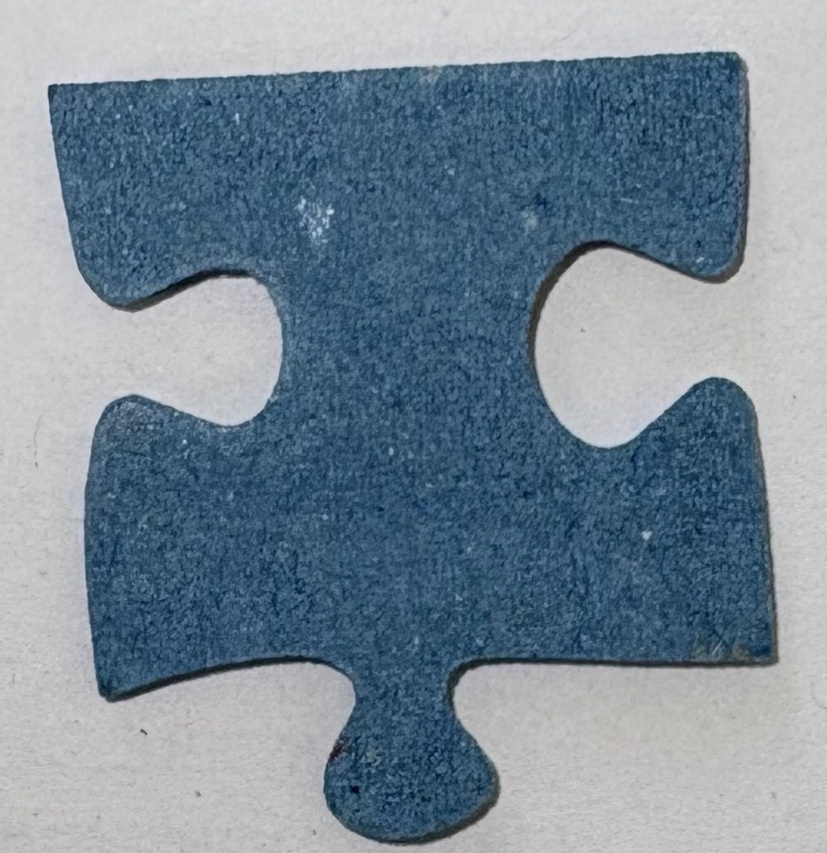
#> input picture resources/n_pieces_ensembles/Test_4_pieces_2.jpg, 827 x 853 px, shrunk from 1159 x 1195 before the run, found by its file name
$ python reconnaissance_piece_vf.py
#> lines starting #> are read from the running program, lines starting #| are printed output that depends on the picture; after the words box and inside, x2 and y2 are one past the last pixel; in counts of white or black regions, pixels touching at a corner belong together
"""
Analyse d'une pièce de puzzle à partir d'une photo.

Étapes :
1. Segmentation de la pièce par couleur (masque HSV calibré automatiquement).
2. Nettoyage du masque (ouverture/fermeture morphologique, remplissage des trous).
3. Extraction du contour et détection des coins (courbure locale).
4. Découpage du contour en segments (un par côté de la pièce).
5. Ajustement d'une spline sur chaque segment.
6. Normalisation de chaque segment dans un repère coin-à-coin, pour pouvoir
   comparer la forme des côtés entre pièces différentes.
"""

import numpy as np
import matplotlib.pyplot as plt
from matplotlib import image
from scipy import ndimage
from scipy.interpolate import splprep, splev
from skimage.feature import corner_harris, corner_peaks
from skimage import measure
from skimage.color import rgb2hsv


# ----------------------------------------------------------------------
# Configuration
# ----------------------------------------------------------------------

FICHIER_IMAGE = "./resources/n_pieces_ensembles/Test_4_pieces_2.jpg"
AFFICHER_GRAPHIQUES = True  # passe à False pour désactiver tous les plt.show()

# Paramètres de calibration du masque bleu
SAT_MIN = 0.20
VAL_MIN = 0.20
LARGEUR_HUE = 0.06

# Paramètres de détection des coins / segments
NB_COINS = 4
SEUIL_COURBURE = 10       # nb de voisins pris en compte de chaque côté d'un point
DISTANCE_MIN_COINS = 500  # distance min entre deux coins retenus


# ----------------------------------------------------------------------
# 1. Chargement de l'image et masque de couleur
# ----------------------------------------------------------------------

def charger_image(chemin):
    """Charge l'image et renvoie les canaux HSV (RGB seulement, sans alpha)."""
    img = image.imread(chemin)
    img_hsv = rgb2hsv(img[:, :, :3])
    return img, img_hsv[:, :, 0], img_hsv[:, :, 1], img_hsv[:, :, 2]


def creer_masque_bleu(img_h, img_s, img_v, sat_min=SAT_MIN, val_min=VAL_MIN,
                       largeur_hue=LARGEUR_HUE):
    """Construit un masque binaire de la pièce en calibrant automatiquement
    la teinte dominante parmi les pixels suffisamment saturés."""
    candidat = (img_s > sat_min) & (img_v > val_min)
    if not np.any(candidat):
        raise ValueError("Aucun pixel suffisamment saturé pour calibrer le masque.")

    h_candidats = img_h[candidat]
    hist, bins = np.histogram(h_candidats, bins=60, range=(0.0, 1.0))
    i_pic = np.argmax(hist)
    h_centre = 0.5 * (bins[i_pic] + bins[i_pic + 1])

    masque = candidat & (np.abs(img_h - h_centre) <= largeur_hue)
    return masque, h_centre


# ----------------------------------------------------------------------
# 2. Nettoyage du masque
# ----------------------------------------------------------------------

def nettoyer_masque(masque):
    """Enlève le bruit, lisse le contour, ne garde que la plus grande
    composante connexe et comble les trous internes."""
    masque_propre = ndimage.binary_opening(masque, structure=np.ones((3, 3)))
    masque_propre = ndimage.binary_closing(masque_propre, structure=np.ones((20, 20)))

    labels, nb = ndimage.label(masque_propre)
    tailles = ndimage.sum(masque_propre, labels, range(1, nb + 1))
    if len(tailles) == 0:
        raise ValueError("Aucune composante détectée : ajuste les seuils HSV du masque.")

    plus_grande = np.argmax(tailles) + 1
    masque_piece = labels == plus_grande

    masque_final = ndimage.binary_fill_holes(masque_piece)
    return masque_final


def extraire_bord(masque_final):
    """Renvoie les coordonnées (X, Y) des pixels de bord du masque."""
    masque_erode = ndimage.binary_erosion(masque_final)
    bord = masque_final & ~masque_erode

    X, Y = np.nonzero(bord)
    return bord, list(X), list(Y)


# ----------------------------------------------------------------------
# 3. Contour et détection des coins
# ----------------------------------------------------------------------

def detecter_coins_harris(masque_final, min_distance=150, threshold_rel=0.1):
    """Détection de coins par la méthode de Harris (donne un premier
    ensemble de candidats, affiné ensuite par courbure)."""
    reponse = corner_harris(masque_final.astype(float))
    coins = corner_peaks(reponse, min_distance=min_distance, threshold_rel=threshold_rel)
    return coins


def extraire_contour_principal(masque_final):
    """Renvoie le plus long contour détecté dans le masque."""
    contours = measure.find_contours(masque_final, level=0.5)
    return max(contours, key=len)


def lisser_contour(contour, sigma=7):
    """Lisse un contour fermé par filtre gaussien (wrap autour de la boucle)."""
    contour_ferme = np.vstack([contour, contour[:1]])
    row_lisse = ndimage.gaussian_filter1d(contour_ferme[:, 0], sigma=sigma, mode="wrap")[:-1]
    col_lisse = ndimage.gaussian_filter1d(contour_ferme[:, 1], sigma=sigma, mode="wrap")[:-1]
    return np.column_stack([row_lisse, col_lisse])


def trouver_indice(contour, point):
    """Indice du point du contour le plus proche d'un point donné."""
    distances = np.sqrt((contour[:, 0] - point[0]) ** 2 + (contour[:, 1] - point[1]) ** 2)
    return np.argmin(distances)


def score_courbure(contour, index, seuil):
    """Score de courbure locale au point `index`, basé sur le produit
    scalaire entre les vecteurs vers les voisins gauche/droite."""
    n = len(contour)
    p = contour[index]
    score = 0.0
    for j in range(1, seuil + 1):
        i_gauche = (index - j) % n
        i_droite = (index + j) % n
        score += abs(
            (contour[i_gauche][0] - p[0]) * (contour[i_droite][0] - p[0])
            + (contour[i_gauche][1] - p[1]) * (contour[i_droite][1] - p[1])
        )
    return score


def trouver_minima_locaux(scores, rayon=5):
    """Renvoie les indices des minima locaux d'une courbe 1D cyclique."""
    n = len(scores)
    minima = []
    for i in range(n):
        indices = [(i + k) % n for k in range(-rayon, rayon + 1)]
        if scores[i] == np.min(scores[indices]):
            minima.append(i)
    return np.array(minima, dtype=int)


def max_courbure(contour, points, seuil, distance_min, nb_coins=NB_COINS,
                 contour_score=None):
    """Sélectionne les `nb_coins` points de plus forte courbure parmi
    `points`, en imposant une distance minimale entre eux.

    La sélection n'est pas strictement greedy : si un meilleur point arrive
    dans la même zone qu'un point déjà retenu, il peut le remplacer.
    """
    if len(points) == 0:
        return np.array([]), np.array([])

    contour_pour_score = contour if contour_score is None else contour_score
    scores = np.array([score_courbure(contour_pour_score, index, seuil) for index in points])
    ordre = np.argsort(scores)

    selection = []

    for pos in ordre:
        index = int(points[pos])
        point = contour[index]
        score = float(scores[pos])

        proches = [k for k, item in enumerate(selection)
                   if np.sqrt((item["point"][0] - point[0]) ** 2 + (item["point"][1] - point[1]) ** 2) < distance_min]

        if proches:
            k_pire = max(proches, key=lambda k: selection[k]["score"])
            if score < selection[k_pire]["score"]:
                selection[k_pire] = {"index": index, "point": point, "score": score}
        elif len(selection) < nb_coins:
            selection.append({"index": index, "point": point, "score": score})
        elif score < max(selection, key=lambda item: item["score"])["score"]:
            k_pire = max(range(len(selection)), key=lambda k: selection[k]["score"])
            selection[k_pire] = {"index": index, "point": point, "score": score}

    selection.sort(key=lambda item: item["index"])
    points_filtres = np.array([item["point"] for item in selection])
    i_filtres = np.array([item["index"] for item in selection], dtype=int)
    return points_filtres, i_filtres


# ----------------------------------------------------------------------
# 4. Découpage en segments
# ----------------------------------------------------------------------

def extraire_segments(contour, indices):
    """Découpe le contour en segments entre coins consécutifs (boucle)."""
    segments = []
    n = len(indices)
    for k in range(n):
        i_debut = indices[k]
        i_fin = indices[(k + 1) % n]
        if i_fin > i_debut:
            segment = contour[i_debut:i_fin + 1]
        else:
            segment = np.vstack([contour[i_debut:], contour[:i_fin + 1]])
        segments.append(segment)
    return segments


# ----------------------------------------------------------------------
# 5. Ajustement de splines
# ----------------------------------------------------------------------

def nettoyer_doublons_consecutifs(segment):
    """Enlève les points consécutifs identiques (requis par splprep)."""
    garder = [segment[0]]
    for p in segment[1:]:
        if not np.array_equal(p, garder[-1]):
            garder.append(p)
    return np.array(garder)


def ajuster_spline_segment(segment, lissage=0):
    """Ajuste une spline paramétrique (x(u), y(u)) sur un segment."""
    segment = nettoyer_doublons_consecutifs(segment)
    x = segment[:, 1]
    y = segment[:, 0]
    tck, u = splprep([x, y], s=lissage)
    return tck


# ----------------------------------------------------------------------
# 6. Normalisation coin-à-coin
# ----------------------------------------------------------------------

def normaliser_segment(segment):
    """Exprime un segment dans un repère où le premier coin est l'origine
    et l'axe (along) relie les deux coins du segment. Les deux coordonnées
    sont normalisées par la longueur du côté, ce qui rend les segments
    comparables entre eux sans amplifier artificiellement les côtés plats."""
    x = segment[:, 1].astype(float)
    y = segment[:, 0].astype(float)

    x0, y0 = x[0], y[0]
    x1, y1 = x[-1], y[-1]

    px = x - x0
    py = y - y0

    vx, vy = x1 - x0, y1 - y0
    longueur = np.sqrt(vx ** 2 + vy ** 2)
    vx, vy = vx / longueur, vy / longueur

    along = px * vx + py * vy
    height = px * vy - py * vx

    if longueur > 0:
        along = along / longueur
        height = height / longueur

    return np.column_stack([along, height])


# [212 lines left out: functions _reechantillonner_normalise, comparer_splines, trouver_correspondances_bords, meilleure_correspondance_par_bord, afficher_correspondances, afficher_contour_simplifie, not called in this run]


def afficher_segments(segments, coins_finaux):
    plt.figure()
    couleurs = ['red', 'blue', 'green', 'orange']
    for seg, c in zip(segments, couleurs):
        plt.plot(seg[:, 1], seg[:, 0], '.', markersize=2, color=c)
    plt.scatter(coins_finaux[:, 1], coins_finaux[:, 0], color='black', s=80, zorder=5)
    plt.axis("equal")
    plt.gca().invert_yaxis()
    plt.title("Segments entre coins")
    plt.show()


def afficher_contour_lisse_avec_coins(contour_lisse, coins_finaux):
    plt.figure()
    plt.plot(contour_lisse[:, 1], contour_lisse[:, 0], '.', color='steelblue')
    plt.scatter(coins_finaux[:, 1], coins_finaux[:, 0], color='black', s=80, zorder=5)
    plt.axis("equal")
    plt.gca().invert_yaxis()
    plt.title("Contour lisse avec coins")
    plt.show()


def afficher_splines(segments, splines):
    plt.figure()
    for seg, tck in zip(segments, splines):
        u_fin = np.linspace(0, 1, 200)
        x_fit, y_fit = splev(u_fin, tck)
        plt.plot(seg[:, 1], seg[:, 0], '.', markersize=2, alpha=0.3)
        plt.plot(x_fit, y_fit, '-', linewidth=2)
    plt.axis("equal")
    plt.gca().invert_yaxis()
    plt.title("Splines ajustées")
    plt.show()


def afficher_segments_normalises(segments):
    plt.figure()
    for i, seg in enumerate(segments):
        seg_norm = normaliser_segment(seg)
        plt.plot(seg_norm[:, 0], seg_norm[:, 1], label=f"Segment {i}")
    plt.axhline(0, color='black', linewidth=0.8, linestyle='--')
    plt.legend()
    plt.title("Segments normalisés (repère coin-à-coin)")
    plt.show()


# ----------------------------------------------------------------------
# Pipeline principal
# ----------------------------------------------------------------------

def analyser_piece(fichier_image=FICHIER_IMAGE, afficher=AFFICHER_GRAPHIQUES):
#> called with afficher = True
    img, img_h, img_s, img_v = charger_image(fichier_image)
#> in charger_image, img is the input picture: shape (853, 827, 3); mean R, G, B 119.7, 136.5, 150.6
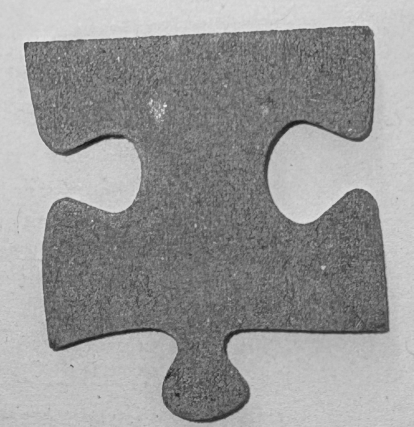
#> img_v: shape (853, 827) float64 (shown at 1/2 size); min 0.0588, max 0.949, mean 0.592

    masque, h_centre = creer_masque_bleu(img_h, img_s, img_v)
#> in creer_masque_bleu, `candidat = (img_s > sat_min) & (img_v > val_min)`:
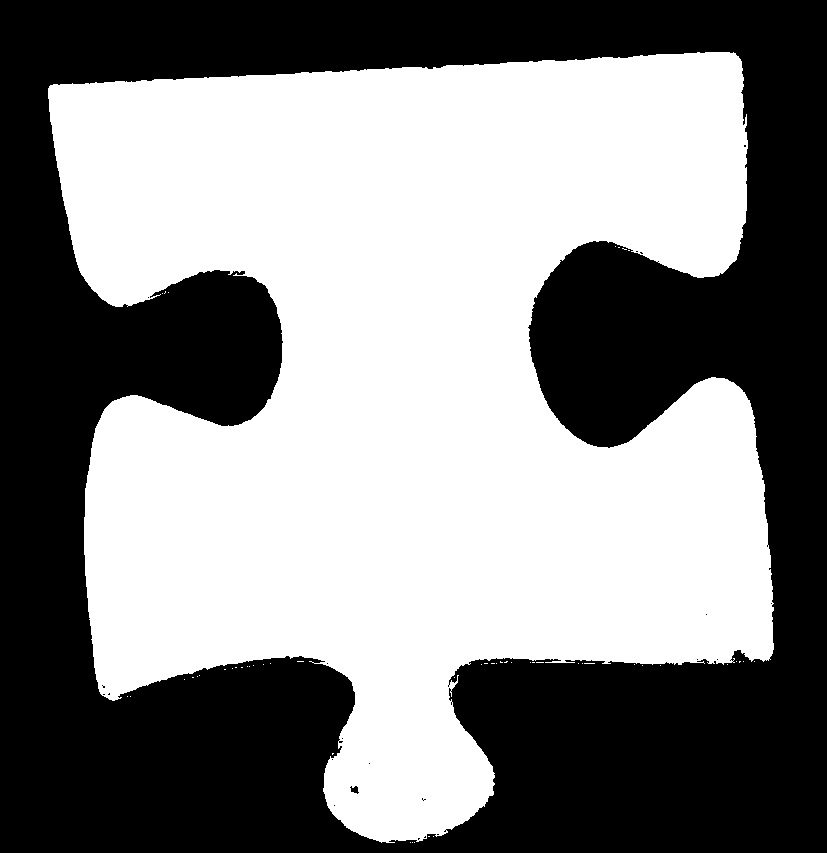
#> candidat: shape (853, 827) bool; 52.6% white; 22 black regions (20 under 20 px), largest, box (x1, y1, x2, y2) and area: (0, 0, 827, 853) 334566, (350, 786, 359, 794) 43
#> in creer_masque_bleu, `hist, bins = np.histogram(h_candidats, bins=60, range=(0.0, 1.0))`: hist = 60 values, max 347576 at index 34, min 0 at index 0, mean 6179.6; bins = 61 values from 0 to 1
#> in creer_masque_bleu, `i_pic = np.argmax(hist)`: i_pic = 34
#> in creer_masque_bleu, `h_centre = 0.5 * (bins[i_pic] + bins[i_pic + 1])`: h_centre = 0.575
#> h_centre = 0.575
    print(f"Teinte bleue détectée automatiquement : {h_centre:.3f}")
#| Teinte bleue détectée automatiquement : 0.575

    masque_final = nettoyer_masque(masque)
#> in nettoyer_masque, `labels, nb = ndimage.label(masque_propre)`: nb = 1
#> in nettoyer_masque, `tailles = ndimage.sum(masque_propre, labels, range(1, nb + 1))`: tailles = [371110]
#> in nettoyer_masque, `plus_grande = np.argmax(tailles) + 1`: plus_grande = 1
    _, X, Y = extraire_bord(masque_final)
#> in extraire_bord, `bord = masque_final & ~masque_erode`:
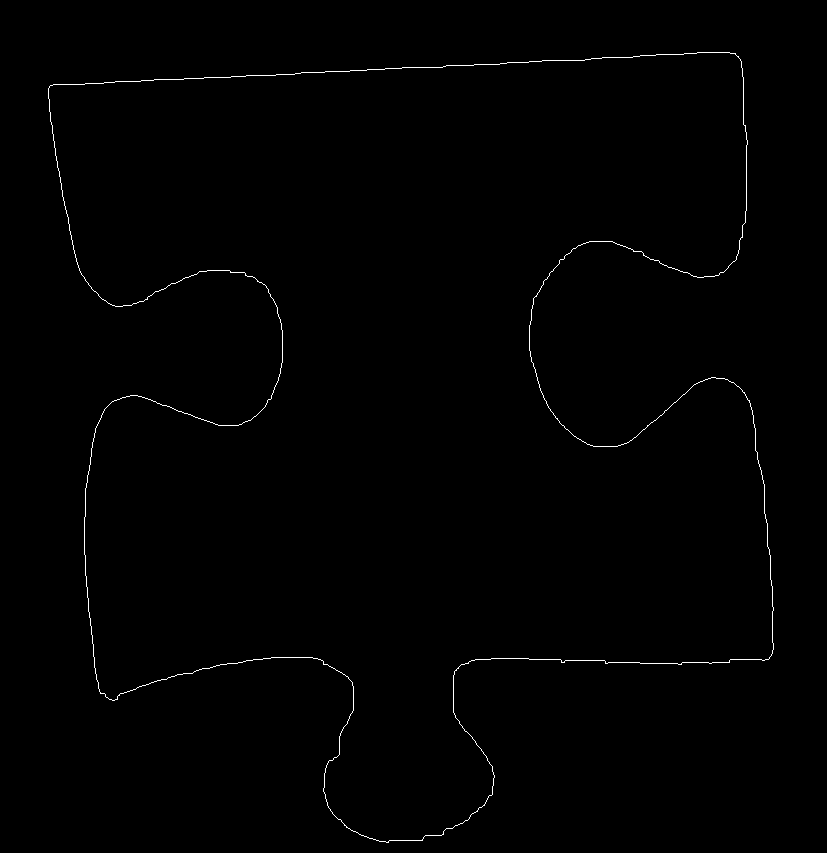
#> bord: shape (853, 827) bool; 0.52% white in thin lines or dots, all inside (x1, y1, x2, y2) = (48, 52, 774, 843)
#> in extraire_bord, `X, Y = np.nonzero(bord)`: X = 3680 values from 52 to 842; Y = 3680 values, max 773 at index 2517, min 48 at index 723, mean 416.2
#> X = 3680 values from 52 to 842

    coins_harris = detecter_coins_harris(masque_final)
#> in detecter_coins_harris, `reponse = corner_harris(masque_final.astype(float))`:
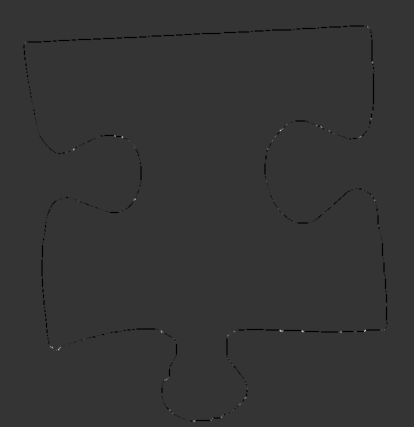
#> reponse: shape (853, 827) float64 (shown at 1/2 size); min -5.26, max 20.26, mean 0; drawn with min black and max white
#> in detecter_coins_harris, `coins = corner_peaks(reponse, min_distance=min_distance, threshold_rel..`: coins = [[663, 605], [664, 323], [260, 560], [398, 270]]
#> coins_harris = [[663, 605], [664, 323], [260, 560], [398, 270]]
    print(f"{len(coins_harris)} coins détectés (Harris)")
#| 4 coins détectés (Harris)

    contour_principal = extraire_contour_principal(masque_final)
#> in extraire_contour_principal, `contours = measure.find_contours(masque_final, level=0.5)`: contours = 1 point arrays, longest 4461 points
#> contour_principal = 4461 pairs, first value 51.5 to 842.5, second value 47.5 to 773.5
    contour_lisse = lisser_contour(contour_principal, sigma=10)
#> in lisser_contour, `contour_ferme = np.vstack([contour, contour[:1]])`: contour_ferme = 4462 pairs, first value 51.5 to 842.5, second value 47.5 to 773.5
#> in lisser_contour, `row_lisse = ndimage.gaussian_filter1d(contour_ferme[:, 0], sigma=sigma..`: row_lisse = 4461 values, max 841.1 at index 0, min 51.61 at index 2470, mean 412.9
#> in lisser_contour, `col_lisse = ndimage.gaussian_filter1d(contour_ferme[:, 1], sigma=sigma..`: col_lisse = 4461 values, max 772.7 at index 3735, min 48.44 at index 1757, mean 414.7
#> contour_lisse = 4461 pairs, first value 51.61 to 841.1, second value 48.44 to 772.7
    contour_simplifie = measure.approximate_polygon(contour_lisse, tolerance=15)
#> contour_simplifie = 29 pairs, first value 54.26 to 841.1, second value 49.79 to 770.8

    indices_coins_harris = sorted(trouver_indice(contour_lisse, c) for c in coins_harris)
#> in trouver_indice, `distances = np.sqrt((contour[:, 0] - point[0]) ** 2 + (contour[:, 1] -..`: distances = 4461 values, max 798 at index 1774, min 1.23 at index 3969, mean 419.7
#> indices_coins_harris = [304, 1141, 2973, 3969]
    print("Indices des coins (Harris) dans le contour :", indices_coins_harris)
#| Indices des coins (Harris) dans le contour : [304, 1141, 2973, 3969]

    scores_courbure = np.array([score_courbure(contour_lisse, i, SEUIL_COURBURE) for i in range(len(contour_lisse))])
#> in score_courbure, `n = len(contour)`: n = 4461
#> in score_courbure, `p = contour[index]`: p = [841.1, 387]
#> the loop in score_courbure, `for j in range(1, seuil + 1):` made 10 passes
#> (i_gauche, score) on passes 1 to 4: (4460, 1.17), (4459, 4.68), (4458, 11.72), (4457, 23.49)
#> after the loop in score_courbure, `for j in range(1, seuil + 1):`: score = 264.4
#> the loop in score_courbure (call 2), `for j in range(1, seuil + 1):` made 10 passes
#> (i_gauche, score) on passes 1 to 4: (0, 0.576), (4460, 4.05), (4459, 11.02), (4458, 22.67)
    indices_points = trouver_minima_locaux(scores_courbure, rayon=5)
    if len(indices_points) < NB_COINS:
        indices_points = np.arange(len(contour_lisse), dtype=int)
    coins_finaux, indices_coins = max_courbure(
        contour_lisse, indices_points, SEUIL_COURBURE, DISTANCE_MIN_COINS,
        contour_score=contour_lisse
    )
#> the loop in max_courbure, `for pos in ordre:` made 62 passes
#> pos on passes 1 to 4: 7, 51, 22, 37
    indices_coins = np.sort(indices_coins)
    print(f"{len(coins_finaux)} coins retenus après filtrage par courbure")
#| 4 coins retenus après filtrage par courbure

    segments = extraire_segments(contour_lisse, indices_coins)
    for i, seg in enumerate(segments):
        print(f"Segment {i} : {len(seg)} points")
#> this loop made 4 passes
#| Segment 0 : 1209 points
#| Segment 1 : 728 points
#> (further printed lines are left out)

    if afficher:
        afficher_segments(segments, coins_finaux)
#> the loop in afficher_segments, `for seg, c in zip(segments, couleurs):` made 4 passes
#> c on passes 1 to 4: 'red', 'blue', 'green', 'orange'
        afficher_contour_lisse_avec_coins(contour_lisse, coins_finaux)

    splines = [ajuster_spline_segment(seg, lissage=len(seg) * 2) for seg in segments]

    if afficher:
        afficher_splines(segments, splines)
#> the loop in afficher_splines, `for seg, tck in zip(segments, splines):` made 4 passes
        afficher_segments_normalises(segments)
#> the loop in afficher_segments_normalises, `for i, seg in enumerate(segments):` made 4 passes
#> in afficher_segments_normalises, `plt.show()`:
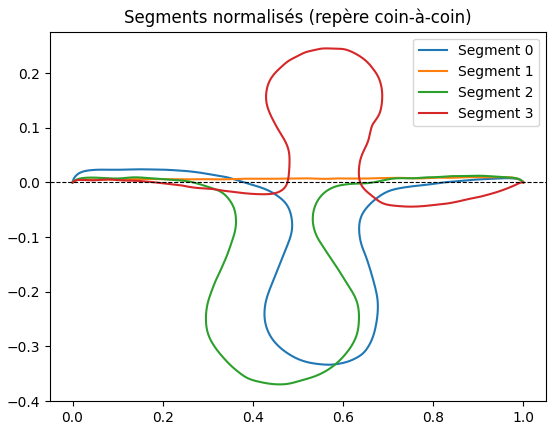
#> figure drawn by matplotlib, 1 panel; curve peaks at x = 0.948, y = 0.00997

    segments_norm = [normaliser_segment(seg) for seg in segments]

    return {
        "masque_final": masque_final,
        "contour_principal": contour_lisse,
        "coins": coins_finaux,
        "segments": segments_norm,
        "splines": splines,
    }

if __name__ == "__main__":
    analyser_piece(afficher=AFFICHER_GRAPHIQUES)

""" # Exemple : analyser plusieurs pièces et chercher les correspondances de bords.
pieces = {
    "piece4": analyser_piece("./resources/piece4.jpeg", afficher=False),
    "piece3": analyser_piece("./resources/piece3.jpeg", afficher=False),
    # ajoute ici les autres pièces à comparer, ex :
    # "piece5": analyser_piece("./resources/piece5.jpeg", afficher=False),
}
correspondances = meilleure_correspondance_par_bord(pieces, marge=5.0)
afficher_correspondances(correspondances) """
